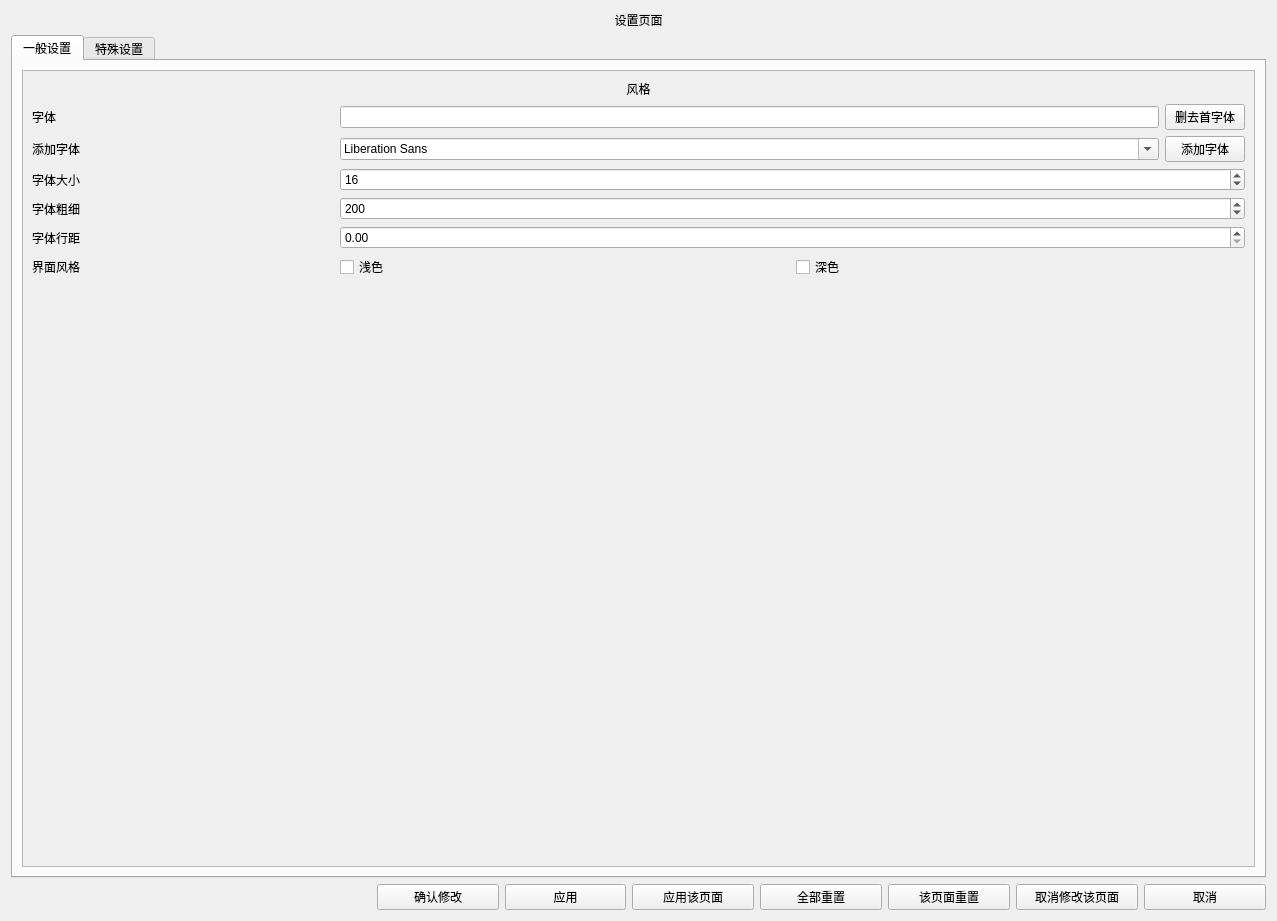
<?xml version="1.0" encoding="UTF-8"?>
<ui version="4.0">
 <class>SettingWidget</class>
 <widget class="QWidget" name="SettingWidget">
  <property name="geometry">
   <rect>
    <x>0</x>
    <y>0</y>
    <width>1277</width>
    <height>921</height>
   </rect>
  </property>
  <property name="windowTitle">
   <string>Form</string>
  </property>
  <layout class="QVBoxLayout" name="verticalLayout">
   <item>
    <widget class="QLabel" name="label_Setting_Tip">
     <property name="text">
      <string>设置页面</string>
     </property>
     <property name="alignment">
      <set>Qt::AlignmentFlag::AlignCenter</set>
     </property>
    </widget>
   </item>
   <item>
    <widget class="QTabWidget" name="TabW_Main">
     <property name="currentIndex">
      <number>0</number>
     </property>
     <widget class="QWidget" name="NormalTab">
      <attribute name="title">
       <string>一般设置</string>
      </attribute>
      <layout class="QVBoxLayout" name="verticalLayout_2">
       <item>
        <widget class="QScrollArea" name="SA_NT">
         <property name="widgetResizable">
          <bool>true</bool>
         </property>
         <widget class="QWidget" name="SA_NT_WidgetContents">
          <property name="geometry">
           <rect>
            <x>0</x>
            <y>0</y>
            <width>1235</width>
            <height>802</height>
           </rect>
          </property>
          <layout class="QVBoxLayout" name="verticalLayout_3">
           <item>
            <widget class="QLabel" name="label_NT_TotoalStyle_Tip">
             <property name="text">
              <string>风格</string>
             </property>
             <property name="alignment">
              <set>Qt::AlignmentFlag::AlignCenter</set>
             </property>
            </widget>
           </item>
           <item>
            <layout class="QGridLayout" name="GL_NT" rowstretch="0,0,0,0,0,0" columnstretch="1,3">
             <item row="1" column="1">
              <layout class="QHBoxLayout" name="HL_NT_Font_Add" stretch="1,0">
               <item>
                <widget class="QFontComboBox" name="FontCB_NT"/>
               </item>
               <item>
                <widget class="QPushButton" name="pushButton_NT_Font_Add">
                 <property name="text">
                  <string>添加字体</string>
                 </property>
                </widget>
               </item>
              </layout>
             </item>
             <item row="0" column="1">
              <layout class="QHBoxLayout" name="HL_NT_Font" stretch="1,0">
               <item>
                <widget class="QLineEdit" name="lineEdit_NT_Font">
                 <property name="readOnly">
                  <bool>true</bool>
                 </property>
                </widget>
               </item>
               <item>
                <widget class="QPushButton" name="pushButton_NT_Font_Delete">
                 <property name="text">
                  <string>删去首字体</string>
                 </property>
                </widget>
               </item>
              </layout>
             </item>
             <item row="3" column="0">
              <widget class="QLabel" name="label_NT_FontWeight_Tip">
               <property name="text">
                <string>字体粗细</string>
               </property>
              </widget>
             </item>
             <item row="3" column="1">
              <widget class="QSpinBox" name="spinBox_NT_FontWeight">
               <property name="maximum">
                <number>999</number>
               </property>
               <property name="value">
                <number>200</number>
               </property>
              </widget>
             </item>
             <item row="2" column="1">
              <widget class="QSpinBox" name="spinBox_NT_FontSize">
               <property name="value">
                <number>16</number>
               </property>
              </widget>
             </item>
             <item row="1" column="0">
              <widget class="QLabel" name="label_NT_Font_Add_Tip">
               <property name="text">
                <string>添加字体</string>
               </property>
              </widget>
             </item>
             <item row="5" column="0">
              <widget class="QLabel" name="label_NT_Style_Tip">
               <property name="text">
                <string>界面风格</string>
               </property>
              </widget>
             </item>
             <item row="5" column="1">
              <layout class="QHBoxLayout" name="HL_NT_Style">
               <item>
                <widget class="QCheckBox" name="checkBox_NT_Light">
                 <property name="text">
                  <string>浅色</string>
                 </property>
                </widget>
               </item>
               <item>
                <widget class="QCheckBox" name="checkBox_NT_Dark">
                 <property name="text">
                  <string>深色</string>
                 </property>
                </widget>
               </item>
              </layout>
             </item>
             <item row="2" column="0">
              <widget class="QLabel" name="label_NT_FontSize_Tip">
               <property name="text">
                <string>字体大小</string>
               </property>
              </widget>
             </item>
             <item row="0" column="0">
              <widget class="QLabel" name="label_NT_Font_Tip">
               <property name="text">
                <string>字体</string>
               </property>
              </widget>
             </item>
             <item row="4" column="0">
              <widget class="QLabel" name="label_NT_FontHight_Tip">
               <property name="text">
                <string>字体行距</string>
               </property>
              </widget>
             </item>
             <item row="4" column="1">
              <widget class="QDoubleSpinBox" name="doubleSpinBox_NT_FontHight"/>
             </item>
            </layout>
           </item>
           <item>
            <spacer name="VS_NT">
             <property name="orientation">
              <enum>Qt::Orientation::Vertical</enum>
             </property>
             <property name="sizeHint" stdset="0">
              <size>
               <width>20</width>
               <height>374</height>
              </size>
             </property>
            </spacer>
           </item>
          </layout>
         </widget>
        </widget>
       </item>
      </layout>
     </widget>
     <widget class="QWidget" name="SpecialTab">
      <attribute name="title">
       <string>特殊设置</string>
      </attribute>
     </widget>
    </widget>
   </item>
   <item>
    <layout class="QHBoxLayout" name="HL_Control" stretch="3,1,1,1,1,1,1,1">
     <item>
      <spacer name="HS_Contrrol">
       <property name="orientation">
        <enum>Qt::Orientation::Horizontal</enum>
       </property>
       <property name="sizeHint" stdset="0">
        <size>
         <width>40</width>
         <height>20</height>
        </size>
       </property>
      </spacer>
     </item>
     <item>
      <widget class="QPushButton" name="pushButton_Confirm">
       <property name="text">
        <string>确认修改</string>
       </property>
      </widget>
     </item>
     <item>
      <widget class="QPushButton" name="pushButton_Apply">
       <property name="text">
        <string>应用</string>
       </property>
      </widget>
     </item>
     <item>
      <widget class="QPushButton" name="pushButton_ApplyPage">
       <property name="text">
        <string>应用该页面</string>
       </property>
      </widget>
     </item>
     <item>
      <widget class="QPushButton" name="pushButton_Reset">
       <property name="text">
        <string>全部重置</string>
       </property>
      </widget>
     </item>
     <item>
      <widget class="QPushButton" name="pushButton_ResetPage">
       <property name="text">
        <string>该页面重置</string>
       </property>
      </widget>
     </item>
     <item>
      <widget class="QPushButton" name="pushButton_CancelPage">
       <property name="text">
        <string>取消修改该页面</string>
       </property>
      </widget>
     </item>
     <item>
      <widget class="QPushButton" name="pushButton_Cancel">
       <property name="text">
        <string>取消</string>
       </property>
      </widget>
     </item>
    </layout>
   </item>
  </layout>
 </widget>
 <resources/>
 <connections/>
</ui>
